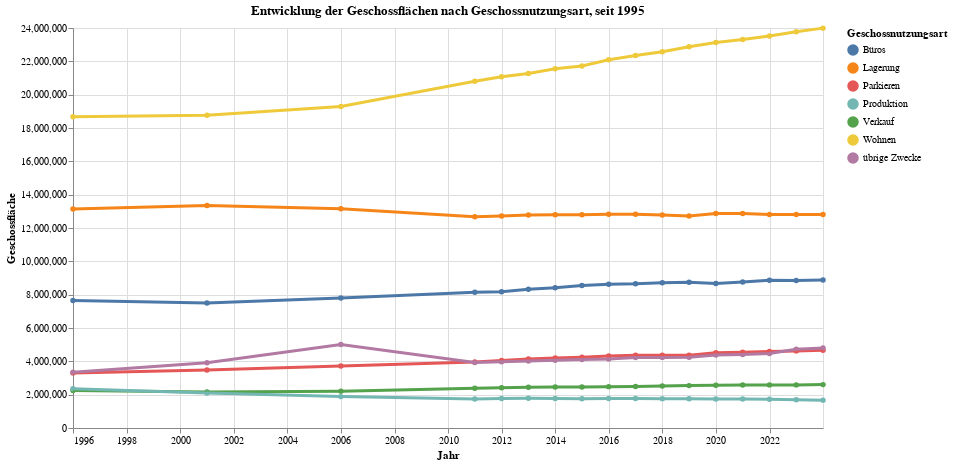

The notebook cell saved with this chart:
### Code cell
grafik5 = mypy_dv.plot_altair_multiline_highlight(
    data = myAgg5.reset_index()
    , x = 'StichtagDatJahr:T'
    , y = 'sum_GeschossNFl:Q'
    , myTitle = "Entwicklung der Geschossflächen nach Geschossnutzungsart, seit "+str(data2betested.index.year.min())
    , x_beschriftung = 'Jahr'
    , y_beschriftung = 'Geschossfläche'
    , warning_status  = "ignore"
    , category='GNA_LANG:N'
    , category_beschriftung='Geschossnutzungsart'
)
grafik5

### Figure 1 — Vega-Lite specification as saved in the notebook (floating-point values rounded to 4 significant figures)
{"config": {"view": {"continuousWidth": 300, "continuousHeight": 300}}, "layer": [{"mark": {"type": "circle"}, "encoding": {"color": {"field": "GNA_LANG", "legend": {"orient": "right", "title": "Geschossnutzungsart"}, "type": "nominal"}, "opacity": {"value": 1.3}, "tooltip": [{"field": "StichtagDatJahr", "type": "temporal"}, {"field": "GNA_LANG", "type": "nominal"}, {"field": "sum_GeschossNFl", "type": "quantitative"}], "x": {"axis": {"title": "Jahr"}, "field": "StichtagDatJahr", "type": "temporal"}, "y": {"axis": {"title": "Geschossfläche"}, "field": "sum_GeschossNFl", "type": "quantitative"}}, "name": "view_5", "title": "Entwicklung der Geschossflächen nach Geschossnutzungsart, seit 1995"}, {"mark": {"type": "line"}, "encoding": {"color": {"field": "GNA_LANG", "legend": {"orient": "right", "title": "Geschossnutzungsart"}, "type": "nominal"}, "size": {"condition": {"test": {"not": {"param": "param_5"}}, "value": 1.2}, "value": 3}, "tooltip": [{"field": "StichtagDatJahr", "type": "temporal"}, {"field": "GNA_LANG", "type": "nominal"}, {"field": "sum_GeschossNFl", "type": "quantitative"}], "x": {"axis": {"title": "Jahr"}, "field": "StichtagDatJahr", "type": "temporal"}, "y": {"axis": {"title": "Geschossfläche"}, "field": "sum_GeschossNFl", "type": "quantitative"}}, "title": "Entwicklung der Geschossflächen nach Geschossnutzungsart, seit 1995"}], "data": {"name": "data-55fdedc632450413641ecf381b67ebd1"}, "height": 400, "params": [{"name": "param_5", "select": {"type": "point", "fields": ["GNA_LANG:N"], "nearest": true, "on": "pointerover"}, "views": ["view_5"]}], "width": 750, "$schema": "https://vega.github.io/schema/vega-lite/v5.8.0.json", "datasets": {"data-55fdedc632450413641ecf381b67ebd1": [{"StichtagDatJahr": "1995-12-31T00:00:00", "GNA_LANG": "Wohnen", "GNA_CODE": "GNA1010", "sum_GeschossNFl": 18680000.0}, {"StichtagDatJahr": "2000-12-31T00:00:00", "GNA_LANG": "Wohnen", "GNA_CODE": "GNA1010", "sum_GeschossNFl": 18770000.0}, {"StichtagDatJahr": "2005-12-31T00:00:00", "GNA_LANG": "Wohnen", "GNA_CODE": "GNA1010", "sum_GeschossNFl": 19290000.0}, {"StichtagDatJahr": "2010-12-31T00:00:00", "GNA_LANG": "Wohnen", "GNA_CODE": "GNA1010", "sum_GeschossNFl": 20810000.0}, {"StichtagDatJahr": "2011-12-31T00:00:00", "GNA_LANG": "Wohnen", "GNA_CODE": "GNA1010", "sum_GeschossNFl": 21080000.0}, {"StichtagDatJahr": "2012-12-31T00:00:00", "GNA_LANG": "Wohnen", "GNA_CODE": "GNA1010", "sum_GeschossNFl": 21270000.0}, {"StichtagDatJahr": "2013-12-31T00:00:00", "GNA_LANG": "Wohnen", "GNA_CODE": "GNA1010", "sum_GeschossNFl": 21550000.0}, {"StichtagDatJahr": "2014-12-31T00:00:00", "GNA_LANG": "Wohnen", "GNA_CODE": "GNA1010", "sum_GeschossNFl": 21720000.0}, {"StichtagDatJahr": "2015-12-31T00:00:00", "GNA_LANG": "Wohnen", "GNA_CODE": "GNA1010", "sum_GeschossNFl": 22100000.0}, {"StichtagDatJahr": "2016-12-31T00:00:00", "GNA_LANG": "Wohnen", "GNA_CODE": "GNA1010", "sum_GeschossNFl": 22350000.0}, {"StichtagDatJahr": "2017-12-31T00:00:00", "GNA_LANG": "Wohnen", "GNA_CODE": "GNA1010", "sum_GeschossNFl": 22570000.0}, {"StichtagDatJahr": "2018-12-31T00:00:00", "GNA_LANG": "Wohnen", "GNA_CODE": "GNA1010", "sum_GeschossNFl": 22870000.0}, {"StichtagDatJahr": "2019-12-31T00:00:00", "GNA_LANG": "Wohnen", "GNA_CODE": "GNA1010", "sum_GeschossNFl": 23140000.0}, {"StichtagDatJahr": "2020-12-31T00:00:00", "GNA_LANG": "Wohnen", "GNA_CODE": "GNA1010", "sum_GeschossNFl": 23310000.0}, {"StichtagDatJahr": "2021-12-31T00:00:00", "GNA_LANG": "Wohnen", "GNA_CODE": "GNA1010", "sum_GeschossNFl": 23520000.0}, {"StichtagDatJahr": "2022-12-31T00:00:00", "GNA_LANG": "Wohnen", "GNA_CODE": "GNA1010", "sum_GeschossNFl": 23770000.0}, {"StichtagDatJahr": "2023-12-31T00:00:00", "GNA_LANG": "Wohnen", "GNA_CODE": "GNA1010", "sum_GeschossNFl": 23990000.0}, {"StichtagDatJahr": "1995-12-31T00:00:00", "GNA_LANG": "Verkauf", "GNA_CODE": "GNA1020", "sum_GeschossNFl": 2251000.0}, {"StichtagDatJahr": "2000-12-31T00:00:00", "GNA_LANG": "Verkauf", "GNA_CODE": "GNA1020", "sum_GeschossNFl": 2165000.0}, {"StichtagDatJahr": "2005-12-31T00:00:00", "GNA_LANG": "Verkauf", "GNA_CODE": "GNA1020", "sum_GeschossNFl": 2212000.0}, {"StichtagDatJahr": "2010-12-31T00:00:00", "GNA_LANG": "Verkauf", "GNA_CODE": "GNA1020", "sum_GeschossNFl": 2391000.0}, {"StichtagDatJahr": "2011-12-31T00:00:00", "GNA_LANG": "Verkauf", "GNA_CODE": "GNA1020", "sum_GeschossNFl": 2421000.0}, {"StichtagDatJahr": "2012-12-31T00:00:00", "GNA_LANG": "Verkauf", "GNA_CODE": "GNA1020", "sum_GeschossNFl": 2449000.0}, {"StichtagDatJahr": "2013-12-31T00:00:00", "GNA_LANG": "Verkauf", "GNA_CODE": "GNA1020", "sum_GeschossNFl": 2464000.0}, {"StichtagDatJahr": "2014-12-31T00:00:00", "GNA_LANG": "Verkauf", "GNA_CODE": "GNA1020", "sum_GeschossNFl": 2465000.0}, {"StichtagDatJahr": "2015-12-31T00:00:00", "GNA_LANG": "Verkauf", "GNA_CODE": "GNA1020", "sum_GeschossNFl": 2482000.0}, {"StichtagDatJahr": "2016-12-31T00:00:00", "GNA_LANG": "Verkauf", "GNA_CODE": "GNA1020", "sum_GeschossNFl": 2492000.0}, {"StichtagDatJahr": "2017-12-31T00:00:00", "GNA_LANG": "Verkauf", "GNA_CODE": "GNA1020", "sum_GeschossNFl": 2518000.0}, {"StichtagDatJahr": "2018-12-31T00:00:00", "GNA_LANG": "Verkauf", "GNA_CODE": "GNA1020", "sum_GeschossNFl": 2543000.0}, {"StichtagDatJahr": "2019-12-31T00:00:00", "GNA_LANG": "Verkauf", "GNA_CODE": "GNA1020", "sum_GeschossNFl": 2571000.0}, {"StichtagDatJahr": "2020-12-31T00:00:00", "GNA_LANG": "Verkauf", "GNA_CODE": "GNA1020", "sum_GeschossNFl": 2576000.0}, {"StichtagDatJahr": "2021-12-31T00:00:00", "GNA_LANG": "Verkauf", "GNA_CODE": "GNA1020", "sum_GeschossNFl": 2587000.0}, {"StichtagDatJahr": "2022-12-31T00:00:00", "GNA_LANG": "Verkauf", "GNA_CODE": "GNA1020", "sum_GeschossNFl": 2587000.0}, {"StichtagDatJahr": "2023-12-31T00:00:00", "GNA_LANG": "Verkauf", "GNA_CODE": "GNA1020", "sum_GeschossNFl": 2603000.0}, {"StichtagDatJahr": "1995-12-31T00:00:00", "GNA_LANG": "Produktion", "GNA_CODE": "GNA1030", "sum_GeschossNFl": 2357000.0}, {"StichtagDatJahr": "2000-12-31T00:00:00", "GNA_LANG": "Produktion", "GNA_CODE": "GNA1030", "sum_GeschossNFl": 2097000.0}, {"StichtagDatJahr": "2005-12-31T00:00:00", "GNA_LANG": "Produktion", "GNA_CODE": "GNA1030", "sum_GeschossNFl": 1883000.0}, {"StichtagDatJahr": "2010-12-31T00:00:00", "GNA_LANG": "Produktion", "GNA_CODE": "GNA1030", "sum_GeschossNFl": 1744000.0}, {"StichtagDatJahr": "2011-12-31T00:00:00", "GNA_LANG": "Produktion", "GNA_CODE": "GNA1030", "sum_GeschossNFl": 1776000.0}, {"StichtagDatJahr": "2012-12-31T00:00:00", "GNA_LANG": "Produktion", "GNA_CODE": "GNA1030", "sum_GeschossNFl": 1779000.0}, {"StichtagDatJahr": "2013-12-31T00:00:00", "GNA_LANG": "Produktion", "GNA_CODE": "GNA1030", "sum_GeschossNFl": 1767000.0}, {"StichtagDatJahr": "2014-12-31T00:00:00", "GNA_LANG": "Produktion", "GNA_CODE": "GNA1030", "sum_GeschossNFl": 1755000.0}, {"StichtagDatJahr": "2015-12-31T00:00:00", "GNA_LANG": "Produktion", "GNA_CODE": "GNA1030", "sum_GeschossNFl": 1764000.0}, {"StichtagDatJahr": "2016-12-31T00:00:00", "GNA_LANG": "Produktion", "GNA_CODE": "GNA1030", "sum_GeschossNFl": 1768000.0}, {"StichtagDatJahr": "2017-12-31T00:00:00", "GNA_LANG": "Produktion", "GNA_CODE": "GNA1030", "sum_GeschossNFl": 1762000.0}, {"StichtagDatJahr": "2018-12-31T00:00:00", "GNA_LANG": "Produktion", "GNA_CODE": "GNA1030", "sum_GeschossNFl": 1755000.0}, {"StichtagDatJahr": "2019-12-31T00:00:00", "GNA_LANG": "Produktion", "GNA_CODE": "GNA1030", "sum_GeschossNFl": 1734000.0}, {"StichtagDatJahr": "2020-12-31T00:00:00", "GNA_LANG": "Produktion", "GNA_CODE": "GNA1030", "sum_GeschossNFl": 1743000.0}, {"StichtagDatJahr": "2021-12-31T00:00:00", "GNA_LANG": "Produktion", "GNA_CODE": "GNA1030", "sum_GeschossNFl": 1731000.0}, {"StichtagDatJahr": "2022-12-31T00:00:00", "GNA_LANG": "Produktion", "GNA_CODE": "GNA1030", "sum_GeschossNFl": 1688000.0}, {"StichtagDatJahr": "2023-12-31T00:00:00", "GNA_LANG": "Produktion", "GNA_CODE": "GNA1030", "sum_GeschossNFl": 1672000.0}, {"StichtagDatJahr": "1995-12-31T00:00:00", "GNA_LANG": "Lagerung", "GNA_CODE": "GNA1040", "sum_GeschossNFl": 13140000.0}, {"StichtagDatJahr": "2000-12-31T00:00:00", "GNA_LANG": "Lagerung", "GNA_CODE": "GNA1040", "sum_GeschossNFl": 13360000.0}, {"StichtagDatJahr": "2005-12-31T00:00:00", "GNA_LANG": "Lagerung", "GNA_CODE": "GNA1040", "sum_GeschossNFl": 13160000.0}, {"StichtagDatJahr": "2010-12-31T00:00:00", "GNA_LANG": "Lagerung", "GNA_CODE": "GNA1040", "sum_GeschossNFl": 12680000.0}, {"StichtagDatJahr": "2011-12-31T00:00:00", "GNA_LANG": "Lagerung", "GNA_CODE": "GNA1040", "sum_GeschossNFl": 12720000.0}, {"StichtagDatJahr": "2012-12-31T00:00:00", "GNA_LANG": "Lagerung", "GNA_CODE": "GNA1040", "sum_GeschossNFl": 12780000.0}, {"StichtagDatJahr": "2013-12-31T00:00:00", "GNA_LANG": "Lagerung", "GNA_CODE": "GNA1040", "sum_GeschossNFl": 12790000.0}, {"StichtagDatJahr": "2014-12-31T00:00:00", "GNA_LANG": "Lagerung", "GNA_CODE": "GNA1040", "sum_GeschossNFl": 12790000.0}, {"StichtagDatJahr": "2015-12-31T00:00:00", "GNA_LANG": "Lagerung", "GNA_CODE": "GNA1040", "sum_GeschossNFl": 12820000.0}, {"StichtagDatJahr": "2016-12-31T00:00:00", "GNA_LANG": "Lagerung", "GNA_CODE": "GNA1040", "sum_GeschossNFl": 12820000.0}, {"StichtagDatJahr": "2017-12-31T00:00:00", "GNA_LANG": "Lagerung", "GNA_CODE": "GNA1040", "sum_GeschossNFl": 12780000.0}, {"StichtagDatJahr": "2018-12-31T00:00:00", "GNA_LANG": "Lagerung", "GNA_CODE": "GNA1040", "sum_GeschossNFl": 12720000.0}, {"StichtagDatJahr": "2019-12-31T00:00:00", "GNA_LANG": "Lagerung", "GNA_CODE": "GNA1040", "sum_GeschossNFl": 12870000.0}, {"StichtagDatJahr": "2020-12-31T00:00:00", "GNA_LANG": "Lagerung", "GNA_CODE": "GNA1040", "sum_GeschossNFl": 12870000.0}, {"StichtagDatJahr": "2021-12-31T00:00:00", "GNA_LANG": "Lagerung", "GNA_CODE": "GNA1040", "sum_GeschossNFl": 12810000.0}, {"StichtagDatJahr": "2022-12-31T00:00:00", "GNA_LANG": "Lagerung", "GNA_CODE": "GNA1040", "sum_GeschossNFl": 12810000.0}, {"StichtagDatJahr": "2023-12-31T00:00:00", "GNA_LANG": "Lagerung", "GNA_CODE": "GNA1040", "sum_GeschossNFl": 12810000.0}, {"StichtagDatJahr": "1995-12-31T00:00:00", "GNA_LANG": "Parkieren", "GNA_CODE": "GNA1050", "sum_GeschossNFl": 3297000.0}, {"StichtagDatJahr": "2000-12-31T00:00:00", "GNA_LANG": "Parkieren", "GNA_CODE": "GNA1050", "sum_GeschossNFl": 3482000.0}, {"StichtagDatJahr": "2005-12-31T00:00:00", "GNA_LANG": "Parkieren", "GNA_CODE": "GNA1050", "sum_GeschossNFl": 3722000.0}, {"StichtagDatJahr": "2010-12-31T00:00:00", "GNA_LANG": "Parkieren", "GNA_CODE": "GNA1050", "sum_GeschossNFl": 3967000.0}, {"StichtagDatJahr": "2011-12-31T00:00:00", "GNA_LANG": "Parkieren", "GNA_CODE": "GNA1050", "sum_GeschossNFl": 4055000.0}, {"StichtagDatJahr": "2012-12-31T00:00:00", "GNA_LANG": "Parkieren", "GNA_CODE": "GNA1050", "sum_GeschossNFl": 4142000.0}, {"StichtagDatJahr": "2013-12-31T00:00:00", "GNA_LANG": "Parkieren", "GNA_CODE": "GNA1050", "sum_GeschossNFl": 4197000.0}, {"StichtagDatJahr": "2014-12-31T00:00:00", "GNA_LANG": "Parkieren", "GNA_CODE": "GNA1050", "sum_GeschossNFl": 4252000.0}, {"StichtagDatJahr": "2015-12-31T00:00:00", "GNA_LANG": "Parkieren", "GNA_CODE": "GNA1050", "sum_GeschossNFl": 4318000.0}, {"StichtagDatJahr": "2016-12-31T00:00:00", "GNA_LANG": "Parkieren", "GNA_CODE": "GNA1050", "sum_GeschossNFl": 4363000.0}, {"StichtagDatJahr": "2017-12-31T00:00:00", "GNA_LANG": "Parkieren", "GNA_CODE": "GNA1050", "sum_GeschossNFl": 4366000.0}, {"StichtagDatJahr": "2018-12-31T00:00:00", "GNA_LANG": "Parkieren", "GNA_CODE": "GNA1050", "sum_GeschossNFl": 4366000.0}, {"StichtagDatJahr": "2019-12-31T00:00:00", "GNA_LANG": "Parkieren", "GNA_CODE": "GNA1050", "sum_GeschossNFl": 4514000.0}, {"StichtagDatJahr": "2020-12-31T00:00:00", "GNA_LANG": "Parkieren", "GNA_CODE": "GNA1050", "sum_GeschossNFl": 4541000.0}, {"StichtagDatJahr": "2021-12-31T00:00:00", "GNA_LANG": "Parkieren", "GNA_CODE": "GNA1050", "sum_GeschossNFl": 4593000.0}, {"StichtagDatJahr": "2022-12-31T00:00:00", "GNA_LANG": "Parkieren", "GNA_CODE": "GNA1050", "sum_GeschossNFl": 4627000.0}, {"StichtagDatJahr": "2023-12-31T00:00:00", "GNA_LANG": "Parkieren", "GNA_CODE": "GNA1050", "sum_GeschossNFl": 4667000.0}, {"StichtagDatJahr": "1995-12-31T00:00:00", "GNA_LANG": "Büros", "GNA_CODE": "GNA1060", "sum_GeschossNFl": 7645000.0}, {"StichtagDatJahr": "2000-12-31T00:00:00", "GNA_LANG": "Büros", "GNA_CODE": "GNA1060", "sum_GeschossNFl": 7505000.0}, {"StichtagDatJahr": "2005-12-31T00:00:00", "GNA_LANG": "Büros", "GNA_CODE": "GNA1060", "sum_GeschossNFl": 7806000.0}, {"StichtagDatJahr": "2010-12-31T00:00:00", "GNA_LANG": "Büros", "GNA_CODE": "GNA1060", "sum_GeschossNFl": 8142000.0}, {"StichtagDatJahr": "2011-12-31T00:00:00", "GNA_LANG": "Büros", "GNA_CODE": "GNA1060", "sum_GeschossNFl": 8181000.0}, {"StichtagDatJahr": "2012-12-31T00:00:00", "GNA_LANG": "Büros", "GNA_CODE": "GNA1060", "sum_GeschossNFl": 8319000.0}, {"StichtagDatJahr": "2013-12-31T00:00:00", "GNA_LANG": "Büros", "GNA_CODE": "GNA1060", "sum_GeschossNFl": 8416000.0}, {"StichtagDatJahr": "2014-12-31T00:00:00", "GNA_LANG": "Büros", "GNA_CODE": "GNA1060", "sum_GeschossNFl": 8553000.0}, {"StichtagDatJahr": "2015-12-31T00:00:00", "GNA_LANG": "Büros", "GNA_CODE": "GNA1060", "sum_GeschossNFl": 8627000.0}, {"StichtagDatJahr": "2016-12-31T00:00:00", "GNA_LANG": "Büros", "GNA_CODE": "GNA1060", "sum_GeschossNFl": 8649000.0}, {"StichtagDatJahr": "2017-12-31T00:00:00", "GNA_LANG": "Büros", "GNA_CODE": "GNA1060", "sum_GeschossNFl": 8709000.0}, {"StichtagDatJahr": "2018-12-31T00:00:00", "GNA_LANG": "Büros", "GNA_CODE": "GNA1060", "sum_GeschossNFl": 8739000.0}, {"StichtagDatJahr": "2019-12-31T00:00:00", "GNA_LANG": "Büros", "GNA_CODE": "GNA1060", "sum_GeschossNFl": 8676000.0}, {"StichtagDatJahr": "2020-12-31T00:00:00", "GNA_LANG": "Büros", "GNA_CODE": "GNA1060", "sum_GeschossNFl": 8762000.0}, {"StichtagDatJahr": "2021-12-31T00:00:00", "GNA_LANG": "Büros", "GNA_CODE": "GNA1060", "sum_GeschossNFl": 8864000.0}, {"StichtagDatJahr": "2022-12-31T00:00:00", "GNA_LANG": "Büros", "GNA_CODE": "GNA1060", "sum_GeschossNFl": 8856000.0}, {"StichtagDatJahr": "2023-12-31T00:00:00", "GNA_LANG": "Büros", "GNA_CODE": "GNA1060", "sum_GeschossNFl": 8883000.0}, {"StichtagDatJahr": "1995-12-31T00:00:00", "GNA_LANG": "übrige Zwecke", "GNA_CODE": "GNA1090", "sum_GeschossNFl": 3344000.0}, {"StichtagDatJahr": "2000-12-31T00:00:00", "GNA_LANG": "übrige Zwecke", "GNA_CODE": "GNA1090", "sum_GeschossNFl": 3911000.0}, {"StichtagDatJahr": "2005-12-31T00:00:00", "GNA_LANG": "übrige Zwecke", "GNA_CODE": "GNA1090", "sum_GeschossNFl": 5011000.0}, {"StichtagDatJahr": "2010-12-31T00:00:00", "GNA_LANG": "übrige Zwecke", "GNA_CODE": "GNA1090", "sum_GeschossNFl": 3923000.0}, {"StichtagDatJahr": "2011-12-31T00:00:00", "GNA_LANG": "übrige Zwecke", "GNA_CODE": "GNA1090", "sum_GeschossNFl": 3979000.0}, {"StichtagDatJahr": "2012-12-31T00:00:00", "GNA_LANG": "übrige Zwecke", "GNA_CODE": "GNA1090", "sum_GeschossNFl": 4022000.0}, {"StichtagDatJahr": "2013-12-31T00:00:00", "GNA_LANG": "übrige Zwecke", "GNA_CODE": "GNA1090", "sum_GeschossNFl": 4066000.0}, {"StichtagDatJahr": "2014-12-31T00:00:00", "GNA_LANG": "übrige Zwecke", "GNA_CODE": "GNA1090", "sum_GeschossNFl": 4112000.0}, {"StichtagDatJahr": "2015-12-31T00:00:00", "GNA_LANG": "übrige Zwecke", "GNA_CODE": "GNA1090", "sum_GeschossNFl": 4144000.0}, {"StichtagDatJahr": "2016-12-31T00:00:00", "GNA_LANG": "übrige Zwecke", "GNA_CODE": "GNA1090", "sum_GeschossNFl": 4228000.0}, {"StichtagDatJahr": "2017-12-31T00:00:00", "GNA_LANG": "übrige Zwecke", "GNA_CODE": "GNA1090", "sum_GeschossNFl": 4237000.0}, {"StichtagDatJahr": "2018-12-31T00:00:00", "GNA_LANG": "übrige Zwecke", "GNA_CODE": "GNA1090", "sum_GeschossNFl": 4244000.0}, {"StichtagDatJahr": "2019-12-31T00:00:00", "GNA_LANG": "übrige Zwecke", "GNA_CODE": "GNA1090", "sum_GeschossNFl": 4384000.0}, {"StichtagDatJahr": "2020-12-31T00:00:00", "GNA_LANG": "übrige Zwecke", "GNA_CODE": "GNA1090", "sum_GeschossNFl": 4416000.0}, {"StichtagDatJahr": "2021-12-31T00:00:00", "GNA_LANG": "übrige Zwecke", "GNA_CODE": "GNA1090", "sum_GeschossNFl": 4468000.0}, {"StichtagDatJahr": "2022-12-31T00:00:00", "GNA_LANG": "übrige Zwecke", "GNA_CODE": "GNA1090", "sum_GeschossNFl": 4726000.0}, {"StichtagDatJahr": "2023-12-31T00:00:00", "GNA_LANG": "übrige Zwecke", "GNA_CODE": "GNA1090", "sum_GeschossNFl": 4804000.0}]}}
